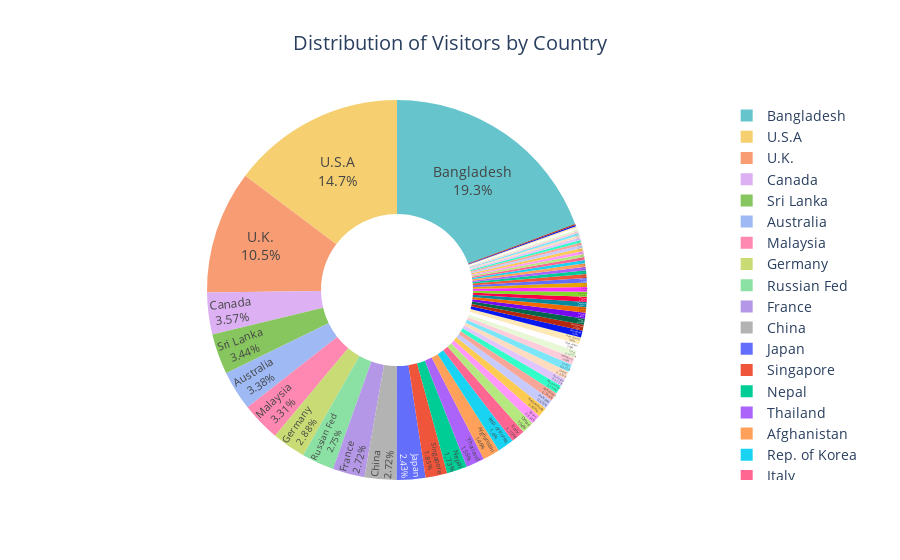

The code cell stored with this chart in its notebook:
### Code cell
# Find the total number of visitors for each country
yearwise['Total_Visitors'] = yearwise[['2014', '2015', '2016', '2017', '2018', '2019', '2020']].sum(axis=1)

# Sort the DataFrame by total visitors in descending order
df_sorted = yearwise.sort_values(by='Total_Visitors', ascending=False)

# Create the pie chart with Plotly
fig = go.Figure(data=[go.Pie(
    values=df_sorted['Total_Visitors'],
    labels=df_sorted['Country'],
    hole=0.4,  # Create a donut chart with a hole in the center
    textinfo='percent+label',  # Display both percentage and label on hover
    textposition='inside',  # Place text labels inside the pie slices
    marker_colors=px.colors.qualitative.Pastel  # Use a qualitative color palette
)])

# Customize the chart layout
fig.update_layout(
    title='Distribution of Visitors by Country',
    title_x=0.5,  # Center the title
    font_size=14
)

# Display the plot
fig.show()

### Figure 1 — Plotly figure (JSON) as saved in the notebook; plotly's stock layout.template omitted (floating-point values rounded to 4 significant figures)
{"data": [{"hole": 0.4, "labels": ["Bangladesh", "U.S.A", "U.K.", "Canada", "Sri Lanka", "Australia", "Malaysia", "Germany", "Russian Fed", "France", "China", "Japan", "Singapore", "Nepal", "Thailand", "Afghanistan", "Rep. of Korea", "Italy", "Oman", "Spain", "Netherlands", "Pakistan", "Maldives", "Myanmar", "Portugal", "Israel", "U.A.E.", "South Africa", "Iraq", "Saudi Arabia", "New Zealand", "Philippines", "Switzerland", "Kenya", "Sweden", "Taiwan", "Indonesia", "Belgium", "Mauritius", "Ireland", "Iran", "Austria", "Turkey", "Poland", "Ukraine", "Denmark", "Tanzania", "Yemen Arab Rep.", "Brazil", "Vietnam", "Bhutan", "Sudan", "Norway", "Egypt", "Finland", "Nigeria", "Mexico", "Kazakhstan", "Bahrain", "Argentina", "Czech Rep.", "Greece", "Hungary"], "marker": {"colors": ["rgb(102, 197, 204)", "rgb(246, 207, 113)", "rgb(248, 156, 116)", "rgb(220, 176, 242)", "rgb(135, 197, 95)", "rgb(158, 185, 243)", "rgb(254, 136, 177)", "rgb(201, 219, 116)", "rgb(139, 224, 164)", "rgb(180, 151, 231)", "rgb(179, 179, 179)"]}, "textinfo": "percent+label", "textposition": "inside", "type": "pie", "values": [10997082, 8369267, 5956563, 2028236, 1955313, 1921316, 1882702, 1634346, 1564698, 1548416, 1546686, 1381635, 1049926, 985209, 885847, 828067, 795605, 673701, 590328, 473954, 470606, 465253, 423026, 416206, 381829, 374764, 372324, 346312, 343630, 340398, 338417, 323725, 298477, 293354, 278167, 268197, 255044, 248358, 232784, 226551, 219795, 207665, 192551, 183487, 171467, 165265, 150777, 149807, 146008, 144863, 143841, 143284, 131230, 124185, 120143, 113140, 107085, 94583, 93767, 79748, 76413, 59548, 53058]}], "layout": {"font": {"size": 14}, "title": {"text": "Distribution of Visitors by Country", "x": 0.5}}}
